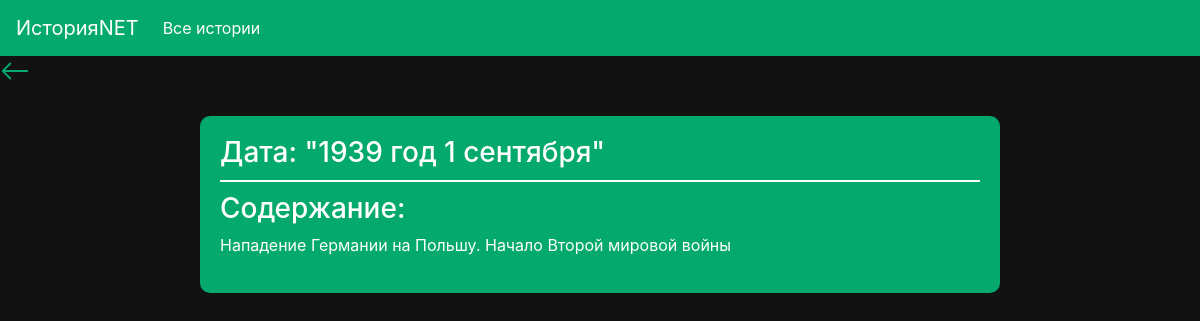
The page /history/3/event/287 on the database its author committed.
### events/models.py (models this page shows, shortened)
class EventModel(models.Model):
    history = models.ForeignKey(
        HistoryModel,
        verbose_name="история",
        on_delete=models.CASCADE,
    )
    date = models.CharField(
        verbose_name="дата",
        max_length=100,
    )
    content = models.TextField(
        verbose_name="событие",
    )
    class Meta:
        verbose_name = "событие"
        verbose_name_plural = "события"

### events/views.py (the view)
class AboutEventView(View):
    def get(self, request, history_id, event_id):
        context = {
            "event": EventModel.objects.get(id=event_id),
            "history": HistoryModel.objects.get(id=history_id),
        }
        return render(
            request,
            "events/about_event.html",
            context=context,
        )

### templates/events/about_event.html
{% include "includes/base.html" %}
{% block content %}
<a href="{% url 'events:all_events' history_id=history.id %}">
    <svg xmlns="http://www.w3.org/2000/svg" width="30" height="30" fill="#04aa6d" class="bi bi-arrow-left" viewBox="0 0 16 16">
        <path fill-rule="evenodd" d="M15 8a.5.5 0 0 0-.5-.5H2.707l3.147-3.146a.5.5 0 1 0-.708-.708l-4 4a.5.5 0 0 0 0 .708l4 4a.5.5 0 0 0 .708-.708L2.707 8.5H14.5A.5.5 0 0 0 15 8"/>
    </svg>
</a>
<div class="card-container">
    <h3>Дата: "{{ event.date }}"</h3>
    <div class="card-hr"></div>
    <h3>Содержание:</h3>
    <p>{{ event.content }}</p>
</div>
{% endblock %}

### static/styles/background.css (style rules this page uses)
body { background-color: #121212; color: #ffffff; }

### static/styles/card.css (style rules this page uses)
.card-container { background-color: #04aa6d; padding: 20px; border-radius: 10px; margin-top: 20px; color: white; width: 80%; max-width: 800px; margin: 30px auto; }
.card-hr { border: none; height: 2px; background-color: white; margin: 10px 0; }

### static/styles/button.css (style rules this page uses)
* { box-sizing: border-box; }

### rows shown on the page
EventModel: date "1939 год 1 сентября", content "Нападение Германии на Польшу. Начало Второй мировой войны"
